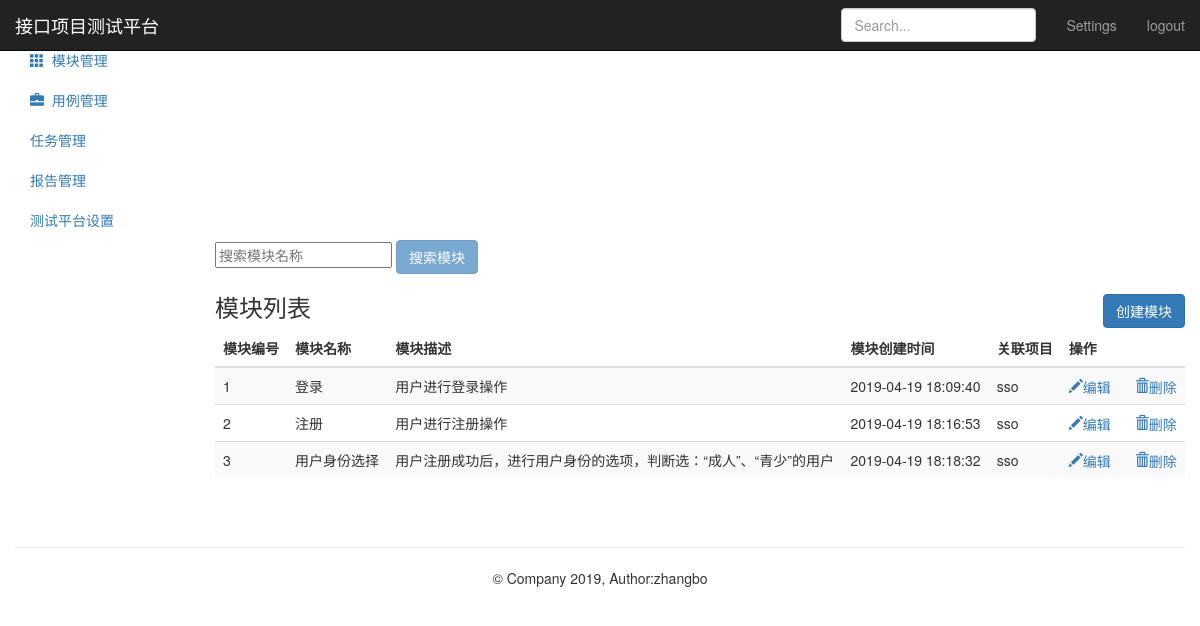
Page /module/ (signed in) on the committed database.
### module_app/models.py (models this page shows, shortened)
class Module(models.Model):
      project = models.ForeignKey(Project,on_delete=models.CASCADE)
      name = models.CharField("名称",max_length=50,null=False)
      describe = models.TextField("描述",default="",max_length=50)
      create_time = models.DateTimeField(auto_now_add=True)

### project_app/models.py (models this page shows)
class Project(models.Model):
      name = models.CharField("名称",max_length=50,null=False)
      describe = models.TextField("描述",default="",max_length=50)
      status = models.BooleanField("状态",default=1)
      update_time = models.DateTimeField(auto_now=True)
      create_time = models.DateTimeField(auto_now_add=True)
      def __str__(self):
            return self.name

### module_app/views.py (the view)
# urls.py: path('' ,views.moduel_manage),
@login_required
def moduel_manage(request):
    if request.method == "GET":
        module_all = Module.objects.all()
        return render(request,"module.html",{"modules":module_all,"type":"list"})

### templates/module.html (shortened to what this page needs)
{% extends "base.html" %}
{% block base %}
    <nav class="navbar navbar-inverse navbar-fixed-top">
        <div class="container-fluid">
            <div class="navbar-header">
                <a class="navbar-brand" href="#">接口项目测试平台</a>
            </div>
            <div id="navbar" class="navbar-collapse collapse">
                <ul class="nav navbar-nav navbar-right">
                    <li><a href="#">Settings</a></li>
                    <li><a href="/logout/">logout</a></li>
                </ul>
                <form class="navbar-form navbar-right">
                    <input type="text" class="form-control" placeholder="Search...">
                </form>
            </div>
        </div>
    </nav>
    <div class="container-fluid">
        <div class="row">
            <div class="col-sm-3 col-md-2 sidebar">
                <ul class="nav nav-sidebar">
                    <li>
                        <a href="/project/">
                        </a>
                    </li>
                    <li class="active">
                        <a href="/module/">
                            <i class="glyphicon glyphicon-th"></i>&nbsp;&nbsp;模块管理
                        </a>
                    </li>
                </ul>
                <ul class="nav nav-sidebar">
                    <li>
                       <a href="/testcase/">
                           <i class="glyphicon glyphicon-briefcase"></i>&nbsp;&nbsp;用例管理
                       </a>
                    </li>
                    <li><a href="">任务管理</a></li>
                </ul>
                <ul class="nav nav-sidebar">
                    <li><a href="">报告管理</a></li>
                    <li><a href="">测试平台设置</a></li>
                </ul>
            </div>
            <div class="col-sm-9 col-sm-offset-3 col-md-10 col-md-offset-2 main">
                {% if type == "list" %}
                <form class="module" method="post" name="module-page" action="search/">
                    <input  type="text" name="search-module" placeholder="搜索模块名称">
                    <button class="btn btn-primary" type="submit" disabled="disabled">搜索模块</button>
                </form>
                <h3 class="sub-header">模块列表
                    <button class="btn btn-primary" name="submit" style="float:right;"
                            onclick="location.href='/module/add_module/'">创建模块</button>
                </h3>
                <div class="table-responsive">
                    <table class="table table-striped">
                        <thead>
                            <tr>
                                <th>模块编号</th>
                                <th>模块名称</th>
                                <th>模块描述</th>
                                <th>模块创建时间</th>
                                <th>关联项目</th>
                                <th>操作</th>
                            </tr>
                        </thead>
                        <tbody>
                            {% for module in modules %}
                            <tr>
                                  <td>{{ module.id}}</td>
                                  <td>{{ module.name}}</td>
                                  <td>{{ module.describe}}</td>
                                  <td>{{ module.create_time | date:"Y-m-d H:i:s" }}</td>
                                  <td>{{ module.project}}</td>
                                  <td>
                                      <a href="/module/edit_module/{{ module.id }}/">
                                          <i class="glyphicon glyphicon-pencil">编辑</i>
                                      </a>
                                      <a href="/module/delete_module/{{ module.id }}/" style="margin-left:20px;">
                                          <i class="glyphicon glyphicon-trash">删除</i>
                                      </a>
                                  </td>
                            </tr>
                            {% endfor %}
                        </tbody>
                    </table>
                </div>
                {% endif %}
            </div>
      </div>
    </div>
{% endblock %}

### rows in the picture
Module: id "1", name "登录", describe "用户进行登录操作", create_time "2019-04-19 18:09:40", project "sso"
Module: id "2", name "注册", describe "用户进行注册操作", create_time "2019-04-19 18:16:53", project "sso"
Module: id "3", name "用户身份选择", describe "用户注册成功后，进行用户身份的选项，判断选：“成人”、“青少”的用户", create_time "2019-04-19 18:18:32", project "sso"
